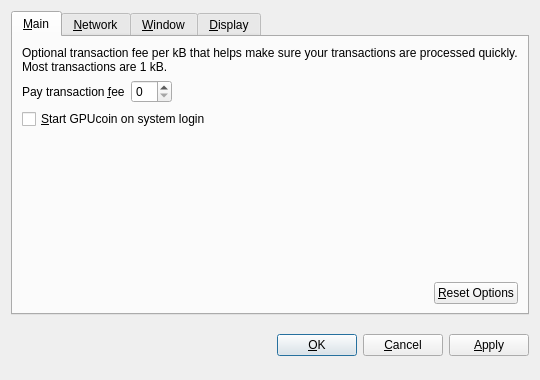
<?xml version="1.0" encoding="UTF-8"?>
<ui version="4.0">
 <class>OptionsDialog</class>
 <widget class="QDialog" name="OptionsDialog">
  <property name="geometry">
   <rect>
    <x>0</x>
    <y>0</y>
    <width>540</width>
    <height>380</height>
   </rect>
  </property>
  <property name="windowTitle">
   <string>Options</string>
  </property>
  <property name="modal">
   <bool>true</bool>
  </property>
  <layout class="QVBoxLayout" name="verticalLayout">
   <item>
    <widget class="QTabWidget" name="tabWidget">
     <property name="tabPosition">
      <enum>QTabWidget::North</enum>
     </property>
     <property name="currentIndex">
      <number>0</number>
     </property>
     <widget class="QWidget" name="tabMain">
      <attribute name="title">
       <string>&amp;Main</string>
      </attribute>
      <layout class="QVBoxLayout" name="verticalLayout_Main">
       <item>
        <widget class="QLabel" name="transactionFeeInfoLabel">
         <property name="text">
          <string>Optional transaction fee per kB that helps make sure your transactions are processed quickly. Most transactions are 1 kB.</string>
         </property>
         <property name="textFormat">
          <enum>Qt::PlainText</enum>
         </property>
         <property name="wordWrap">
          <bool>true</bool>
         </property>
        </widget>
       </item>
       <item>
        <layout class="QHBoxLayout" name="horizontalLayout_1_Main">
         <item>
          <widget class="QLabel" name="transactionFeeLabel">
           <property name="text">
            <string>Pay transaction &amp;fee</string>
           </property>
           <property name="textFormat">
            <enum>Qt::PlainText</enum>
           </property>
           <property name="buddy">
            <cstring>transactionFee</cstring>
           </property>
          </widget>
         </item>
         <item>
          <widget class="BitcoinAmountField" name="transactionFee"/>
         </item>
         <item>
          <spacer name="horizontalSpacer_1_Main">
           <property name="orientation">
            <enum>Qt::Horizontal</enum>
           </property>
           <property name="sizeHint" stdset="0">
            <size>
             <width>40</width>
             <height>20</height>
            </size>
           </property>
          </spacer>
         </item>
        </layout>
       </item>
       <item>
        <widget class="QCheckBox" name="bitcoinAtStartup">
         <property name="toolTip">
          <string>Automatically start GPUcoin after logging in to the system.</string>
         </property>
         <property name="text">
          <string>&amp;Start GPUcoin on system login</string>
         </property>
        </widget>
       </item>
       <item>
        <spacer name="verticalSpacer_Main">
         <property name="orientation">
          <enum>Qt::Vertical</enum>
         </property>
         <property name="sizeHint" stdset="0">
          <size>
           <width>20</width>
           <height>40</height>
          </size>
         </property>
        </spacer>
       </item>
       <item>
        <layout class="QHBoxLayout" name="horizontalLayout_2_Main">
         <item>
          <spacer name="horizontalSpacer_2_Main">
           <property name="orientation">
            <enum>Qt::Horizontal</enum>
           </property>
           <property name="sizeHint" stdset="0">
            <size>
             <width>40</width>
             <height>20</height>
            </size>
           </property>
          </spacer>
         </item>
         <item>
          <widget class="QPushButton" name="resetButton">
           <property name="toolTip">
            <string>Reset all client options to default.</string>
           </property>
           <property name="text">
            <string>&amp;Reset Options</string>
           </property>
           <property name="autoDefault">
            <bool>false</bool>
           </property>
          </widget>
         </item>
        </layout>
       </item>
      </layout>
     </widget>
     <widget class="QWidget" name="tabNetwork">
      <attribute name="title">
       <string>&amp;Network</string>
      </attribute>
      <layout class="QVBoxLayout" name="verticalLayout_Network">
       <item>
        <widget class="QCheckBox" name="mapPortUpnp">
         <property name="toolTip">
          <string>Automatically open the GPUcoin client port on the router. This only works when your router supports UPnP and it is enabled.</string>
         </property>
         <property name="text">
          <string>Map port using &amp;UPnP</string>
         </property>
        </widget>
       </item>
       <item>
        <widget class="QCheckBox" name="connectSocks">
         <property name="toolTip">
          <string>Connect to the GPUcoin network through a SOCKS proxy (e.g. when connecting through Tor).</string>
         </property>
         <property name="text">
          <string>&amp;Connect through SOCKS proxy:</string>
         </property>
        </widget>
       </item>
       <item>
        <layout class="QHBoxLayout" name="horizontalLayout_Network">
         <item>
          <widget class="QLabel" name="proxyIpLabel">
           <property name="text">
            <string>Proxy &amp;IP:</string>
           </property>
           <property name="textFormat">
            <enum>Qt::PlainText</enum>
           </property>
           <property name="buddy">
            <cstring>proxyIp</cstring>
           </property>
          </widget>
         </item>
         <item>
          <widget class="QValidatedLineEdit" name="proxyIp">
           <property name="maximumSize">
            <size>
             <width>140</width>
             <height>16777215</height>
            </size>
           </property>
           <property name="toolTip">
            <string>IP address of the proxy (e.g. 127.0.0.1)</string>
           </property>
          </widget>
         </item>
         <item>
          <widget class="QLabel" name="proxyPortLabel">
           <property name="text">
            <string>&amp;Port:</string>
           </property>
           <property name="textFormat">
            <enum>Qt::PlainText</enum>
           </property>
           <property name="buddy">
            <cstring>proxyPort</cstring>
           </property>
          </widget>
         </item>
         <item>
          <widget class="QLineEdit" name="proxyPort">
           <property name="maximumSize">
            <size>
             <width>55</width>
             <height>16777215</height>
            </size>
           </property>
           <property name="toolTip">
            <string>Port of the proxy (e.g. 9050)</string>
           </property>
          </widget>
         </item>
         <item>
          <widget class="QLabel" name="socksVersionLabel">
           <property name="text">
            <string>SOCKS &amp;Version:</string>
           </property>
           <property name="textFormat">
            <enum>Qt::PlainText</enum>
           </property>
           <property name="buddy">
            <cstring>socksVersion</cstring>
           </property>
          </widget>
         </item>
         <item>
          <widget class="QValueComboBox" name="socksVersion">
           <property name="toolTip">
            <string>SOCKS version of the proxy (e.g. 5)</string>
           </property>
          </widget>
         </item>
         <item>
          <spacer name="horizontalSpacer_Network">
           <property name="orientation">
            <enum>Qt::Horizontal</enum>
           </property>
           <property name="sizeHint" stdset="0">
            <size>
             <width>40</width>
             <height>20</height>
            </size>
           </property>
          </spacer>
         </item>
        </layout>
       </item>
       <item>
        <spacer name="verticalSpacer_Network">
         <property name="orientation">
          <enum>Qt::Vertical</enum>
         </property>
         <property name="sizeHint" stdset="0">
          <size>
           <width>20</width>
           <height>40</height>
          </size>
         </property>
        </spacer>
       </item>
      </layout>
     </widget>
     <widget class="QWidget" name="tabWindow">
      <attribute name="title">
       <string>&amp;Window</string>
      </attribute>
      <layout class="QVBoxLayout" name="verticalLayout_Window">
       <item>
        <widget class="QCheckBox" name="minimizeToTray">
         <property name="toolTip">
          <string>Show only a tray icon after minimizing the window.</string>
         </property>
         <property name="text">
          <string>&amp;Minimize to the tray instead of the taskbar</string>
         </property>
        </widget>
       </item>
       <item>
        <widget class="QCheckBox" name="minimizeOnClose">
         <property name="toolTip">
          <string>Minimize instead of exit the application when the window is closed. When this option is enabled, the application will be closed only after selecting Quit in the menu.</string>
         </property>
         <property name="text">
          <string>M&amp;inimize on close</string>
         </property>
        </widget>
       </item>
       <item>
        <spacer name="verticalSpacer_Window">
         <property name="orientation">
          <enum>Qt::Vertical</enum>
         </property>
         <property name="sizeHint" stdset="0">
          <size>
           <width>20</width>
           <height>40</height>
          </size>
         </property>
        </spacer>
       </item>
      </layout>
     </widget>
     <widget class="QWidget" name="tabDisplay">
      <attribute name="title">
       <string>&amp;Display</string>
      </attribute>
      <layout class="QVBoxLayout" name="verticalLayout_Display">
       <item>
        <layout class="QHBoxLayout" name="horizontalLayout_1_Display">
         <item>
          <widget class="QLabel" name="langLabel">
           <property name="text">
            <string>User Interface &amp;language:</string>
           </property>
           <property name="textFormat">
            <enum>Qt::PlainText</enum>
           </property>
           <property name="buddy">
            <cstring>lang</cstring>
           </property>
          </widget>
         </item>
         <item>
          <widget class="QValueComboBox" name="lang">
           <property name="toolTip">
            <string>The user interface language can be set here. This setting will take effect after restarting GPUcoin.</string>
           </property>
          </widget>
         </item>
        </layout>
       </item>
       <item>
        <layout class="QHBoxLayout" name="horizontalLayout_2_Display">
         <item>
          <widget class="QLabel" name="unitLabel">
           <property name="text">
            <string>&amp;Unit to show amounts in:</string>
           </property>
           <property name="textFormat">
            <enum>Qt::PlainText</enum>
           </property>
           <property name="buddy">
            <cstring>unit</cstring>
           </property>
          </widget>
         </item>
         <item>
          <widget class="QValueComboBox" name="unit">
           <property name="toolTip">
            <string>Choose the default subdivision unit to show in the interface and when sending coins.</string>
           </property>
          </widget>
         </item>
        </layout>
       </item>
       <item>
        <widget class="QCheckBox" name="displayAddresses">
         <property name="toolTip">
          <string>Whether to show GPUcoin addresses in the transaction list or not.</string>
         </property>
         <property name="text">
          <string>&amp;Display addresses in transaction list</string>
         </property>
        </widget>
       </item>
       <item>
        <widget class="QCheckBox" name="coinControlFeatures">
         <property name="toolTip">
          <string>Whether to show coin control features or not.</string>
         </property>
         <property name="text">
          <string>Display coin &amp;control features (experts only!)</string>
         </property>
        </widget>
       </item>
       <item>
        <spacer name="verticalSpacer_Display">
         <property name="orientation">
          <enum>Qt::Vertical</enum>
         </property>
         <property name="sizeHint" stdset="0">
          <size>
           <width>20</width>
           <height>40</height>
          </size>
         </property>
        </spacer>
       </item>
      </layout>
     </widget>
    </widget>
   </item>
   <item>
    <layout class="QHBoxLayout" name="horizontalLayout_Buttons">
     <item>
      <spacer name="horizontalSpacer_1">
       <property name="orientation">
        <enum>Qt::Horizontal</enum>
       </property>
       <property name="sizeHint" stdset="0">
        <size>
         <width>40</width>
         <height>48</height>
        </size>
       </property>
      </spacer>
     </item>
     <item>
      <widget class="QLabel" name="statusLabel">
       <property name="font">
        <font>
         <weight>75</weight>
         <bold>true</bold>
        </font>
       </property>
       <property name="text">
        <string/>
       </property>
       <property name="textFormat">
        <enum>Qt::PlainText</enum>
       </property>
       <property name="wordWrap">
        <bool>true</bool>
       </property>
      </widget>
     </item>
     <item>
      <spacer name="horizontalSpacer_2">
       <property name="orientation">
        <enum>Qt::Horizontal</enum>
       </property>
       <property name="sizeHint" stdset="0">
        <size>
         <width>40</width>
         <height>48</height>
        </size>
       </property>
      </spacer>
     </item>
     <item>
      <widget class="QPushButton" name="okButton">
       <property name="text">
        <string>&amp;OK</string>
       </property>
      </widget>
     </item>
     <item>
      <widget class="QPushButton" name="cancelButton">
       <property name="text">
        <string>&amp;Cancel</string>
       </property>
       <property name="autoDefault">
        <bool>false</bool>
       </property>
      </widget>
     </item>
     <item>
      <widget class="QPushButton" name="applyButton">
       <property name="text">
        <string>&amp;Apply</string>
       </property>
       <property name="autoDefault">
        <bool>false</bool>
       </property>
      </widget>
     </item>
    </layout>
   </item>
  </layout>
 </widget>
 <customwidgets>
  <customwidget>
   <class>BitcoinAmountField</class>
   <extends>QSpinBox</extends>
   <header>bitcoinamountfield.h</header>
  </customwidget>
  <customwidget>
   <class>QValueComboBox</class>
   <extends>QComboBox</extends>
   <header>qvaluecombobox.h</header>
  </customwidget>
  <customwidget>
   <class>QValidatedLineEdit</class>
   <extends>QLineEdit</extends>
   <header>qvalidatedlineedit.h</header>
  </customwidget>
 </customwidgets>
 <resources/>
 <connections/>
</ui>
